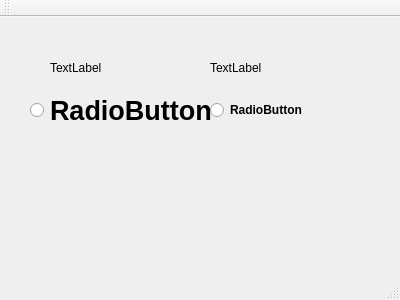
<?xml version="1.0" encoding="UTF-8"?>
<ui version="4.0">
 <class>MainWindow</class>
 <widget class="QMainWindow" name="MainWindow">
  <property name="geometry">
   <rect>
    <x>0</x>
    <y>0</y>
    <width>400</width>
    <height>300</height>
   </rect>
  </property>
  <property name="windowTitle">
   <string>MainWindow</string>
  </property>
  <widget class="QWidget" name="centralWidget">
   <widget class="QRadioButton" name="LEDON">
    <property name="geometry">
     <rect>
      <x>30</x>
      <y>80</y>
      <width>181</width>
      <height>26</height>
     </rect>
    </property>
    <property name="font">
     <font>
      <pointsize>20</pointsize>
      <weight>75</weight>
      <bold>true</bold>
     </font>
    </property>
    <property name="text">
     <string>RadioButton</string>
    </property>
   </widget>
   <widget class="QRadioButton" name="LEDOFF">
    <property name="geometry">
     <rect>
      <x>210</x>
      <y>80</y>
      <width>118</width>
      <height>26</height>
     </rect>
    </property>
    <property name="font">
     <font>
      <weight>75</weight>
      <bold>true</bold>
     </font>
    </property>
    <property name="text">
     <string>RadioButton</string>
    </property>
   </widget>
   <widget class="QLabel" name="label1">
    <property name="geometry">
     <rect>
      <x>50</x>
      <y>40</y>
      <width>67</width>
      <height>21</height>
     </rect>
    </property>
    <property name="text">
     <string>TextLabel</string>
    </property>
   </widget>
   <widget class="QLabel" name="label2">
    <property name="geometry">
     <rect>
      <x>210</x>
      <y>40</y>
      <width>67</width>
      <height>21</height>
     </rect>
    </property>
    <property name="text">
     <string>TextLabel</string>
    </property>
   </widget>
  </widget>
  <widget class="QMenuBar" name="menuBar">
   <property name="geometry">
    <rect>
     <x>0</x>
     <y>0</y>
     <width>400</width>
     <height>27</height>
    </rect>
   </property>
  </widget>
  <widget class="QToolBar" name="mainToolBar">
   <attribute name="toolBarArea">
    <enum>TopToolBarArea</enum>
   </attribute>
   <attribute name="toolBarBreak">
    <bool>false</bool>
   </attribute>
  </widget>
  <widget class="QStatusBar" name="statusBar"/>
 </widget>
 <layoutdefault spacing="6" margin="11"/>
 <resources/>
 <connections/>
</ui>
